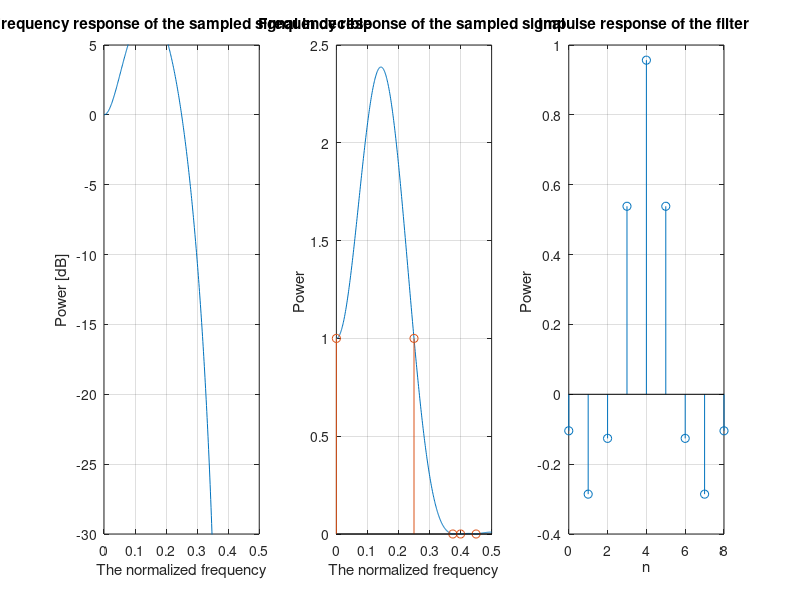

Reproduce this figure in MATLAB.
%% 0. setup 

clear all;
close all;
%% 1.1 The filter setup
% in this Part we define two vectors one for the abs values (aAbs) of the
% filters parameters and the other is for the frequency values (aFreq)
% in which we obtain the coefficients in.
% please pay attention to the fact those two vctors should be of the same 
% size and that the values of the aFreq vector should be between 0 and 0.5
% We will later create teh other half part of the frequency response
% between 0.5 and 1 based on the definitions of the type 1 FIR filter
% 
%
% aFreq=[0 0.2 0.4 0.45 0.48 ];
% aAbs=[1 1 0 0 0 ]

aFreq=[0 0.25 0.375 0.4 0.45 ];
aAbs=[1 1 0 0 0];

%% 1.2

Leng=length(aAbs);
M=(Leng-1)*2;% The order of the filter
N=M+1; % The length of the filter vector 
Fl=1024; %The FFT and IFFT length

%% 1.3 creating the linear phase part   

% We create here the vector p which will hold the coefficients angle
% values according to the rule that applying to each filetr family 
aPhase=exp(-i*2*pi*M/2*aFreq);

aFull=aAbs.*aPhase; % Multipling the two vectors in order to get the full sampled 
%coefficients vector

%% 1.3.1 Generating the full vector out of the given coefficients

aFreqFull=[aFreq 1-aFreq(Leng:-1:2)];
aAbsFull=[aAbs aAbs(Leng:-1:2)];

%% 1.4 generating the coefficients in the time domain
% We will do generate the coefficients by solving an system of linear equations

MatC=zeros(Leng,Leng); % Creating the matrix of the coefficients and initializing it

for l=0:(Leng-1)
    for m=1:(Leng-1)
        MatC(l+1,Leng-m)=2*exp(i*pi*M*aFreq(l+1))*cos(2*m*pi*aFreq(l+1));
    end
    MatC(l+1,Leng)=exp(i*pi*M*aFreq(l+1));
end

% Calculating the coefficints in the time domain of the frequency between 0
% to 0.5
aNs=linsolve(MatC,aFull')';

% Calculating the full set of  coefficints in the time domain of the full
% frequency range between 0 to 1
aN=[aNs aNs(Leng-1:-1:1)];

aFreqHr=fft(aN,Fl); % calculating the high resolution fft for the sampled coeffcients
aAng=unwrap(angle(aFreqHr)); % a checking phase for the angle
%% 2. graph generating 
%% 2.1 Graph :setting up the different X axis .
T=zeros(1,length(aN));
T=(0:1/N:M/N);
t=(0:1/Fl:(Fl-1)/Fl);

% we set here another 2 x axis that will show only half of the response
aFreqHrS=aFreqHr(1:1:Fl/2+1);
ts=t(1:1:Fl/2+1);

Ts=(0:1/N:1/2);
%as=a(1:1:(N+1)/2);
%% 2.2 Ploting up the graphs 
% Graph 1
figure ;
title('Type 1 FIR filter') 
subplot (1,3,1);
plot (ts,20*log10(abs(aFreqHrS)));
ylim([-30 5 ]);
xlim([0 0.5]);
title('Frequency response of the sampled signal in decible') 
xlabel('The normalized frequency')
ylabel('Power [dB]');
% plot (t,abs(aFreqHrS));
grid on

% Graph 2
subplot (1,3,2);
plot (ts,abs(aFreqHrS));
hold on ;
stem(aFreq,aAbs);
%ylim([0 1.3]);
xlim([0 0.5]);
title('Frequency response of the sampled signal ') 
xlabel('The normalized frequency')
ylabel('Power ');
grid on

% Graph 3
x=(0:1:M);
subplot (1,3,3);
stem (x,real(aN));
title('Impulse response of the filter ') 
xlabel('n')
ylabel('Power ');
grid on 

